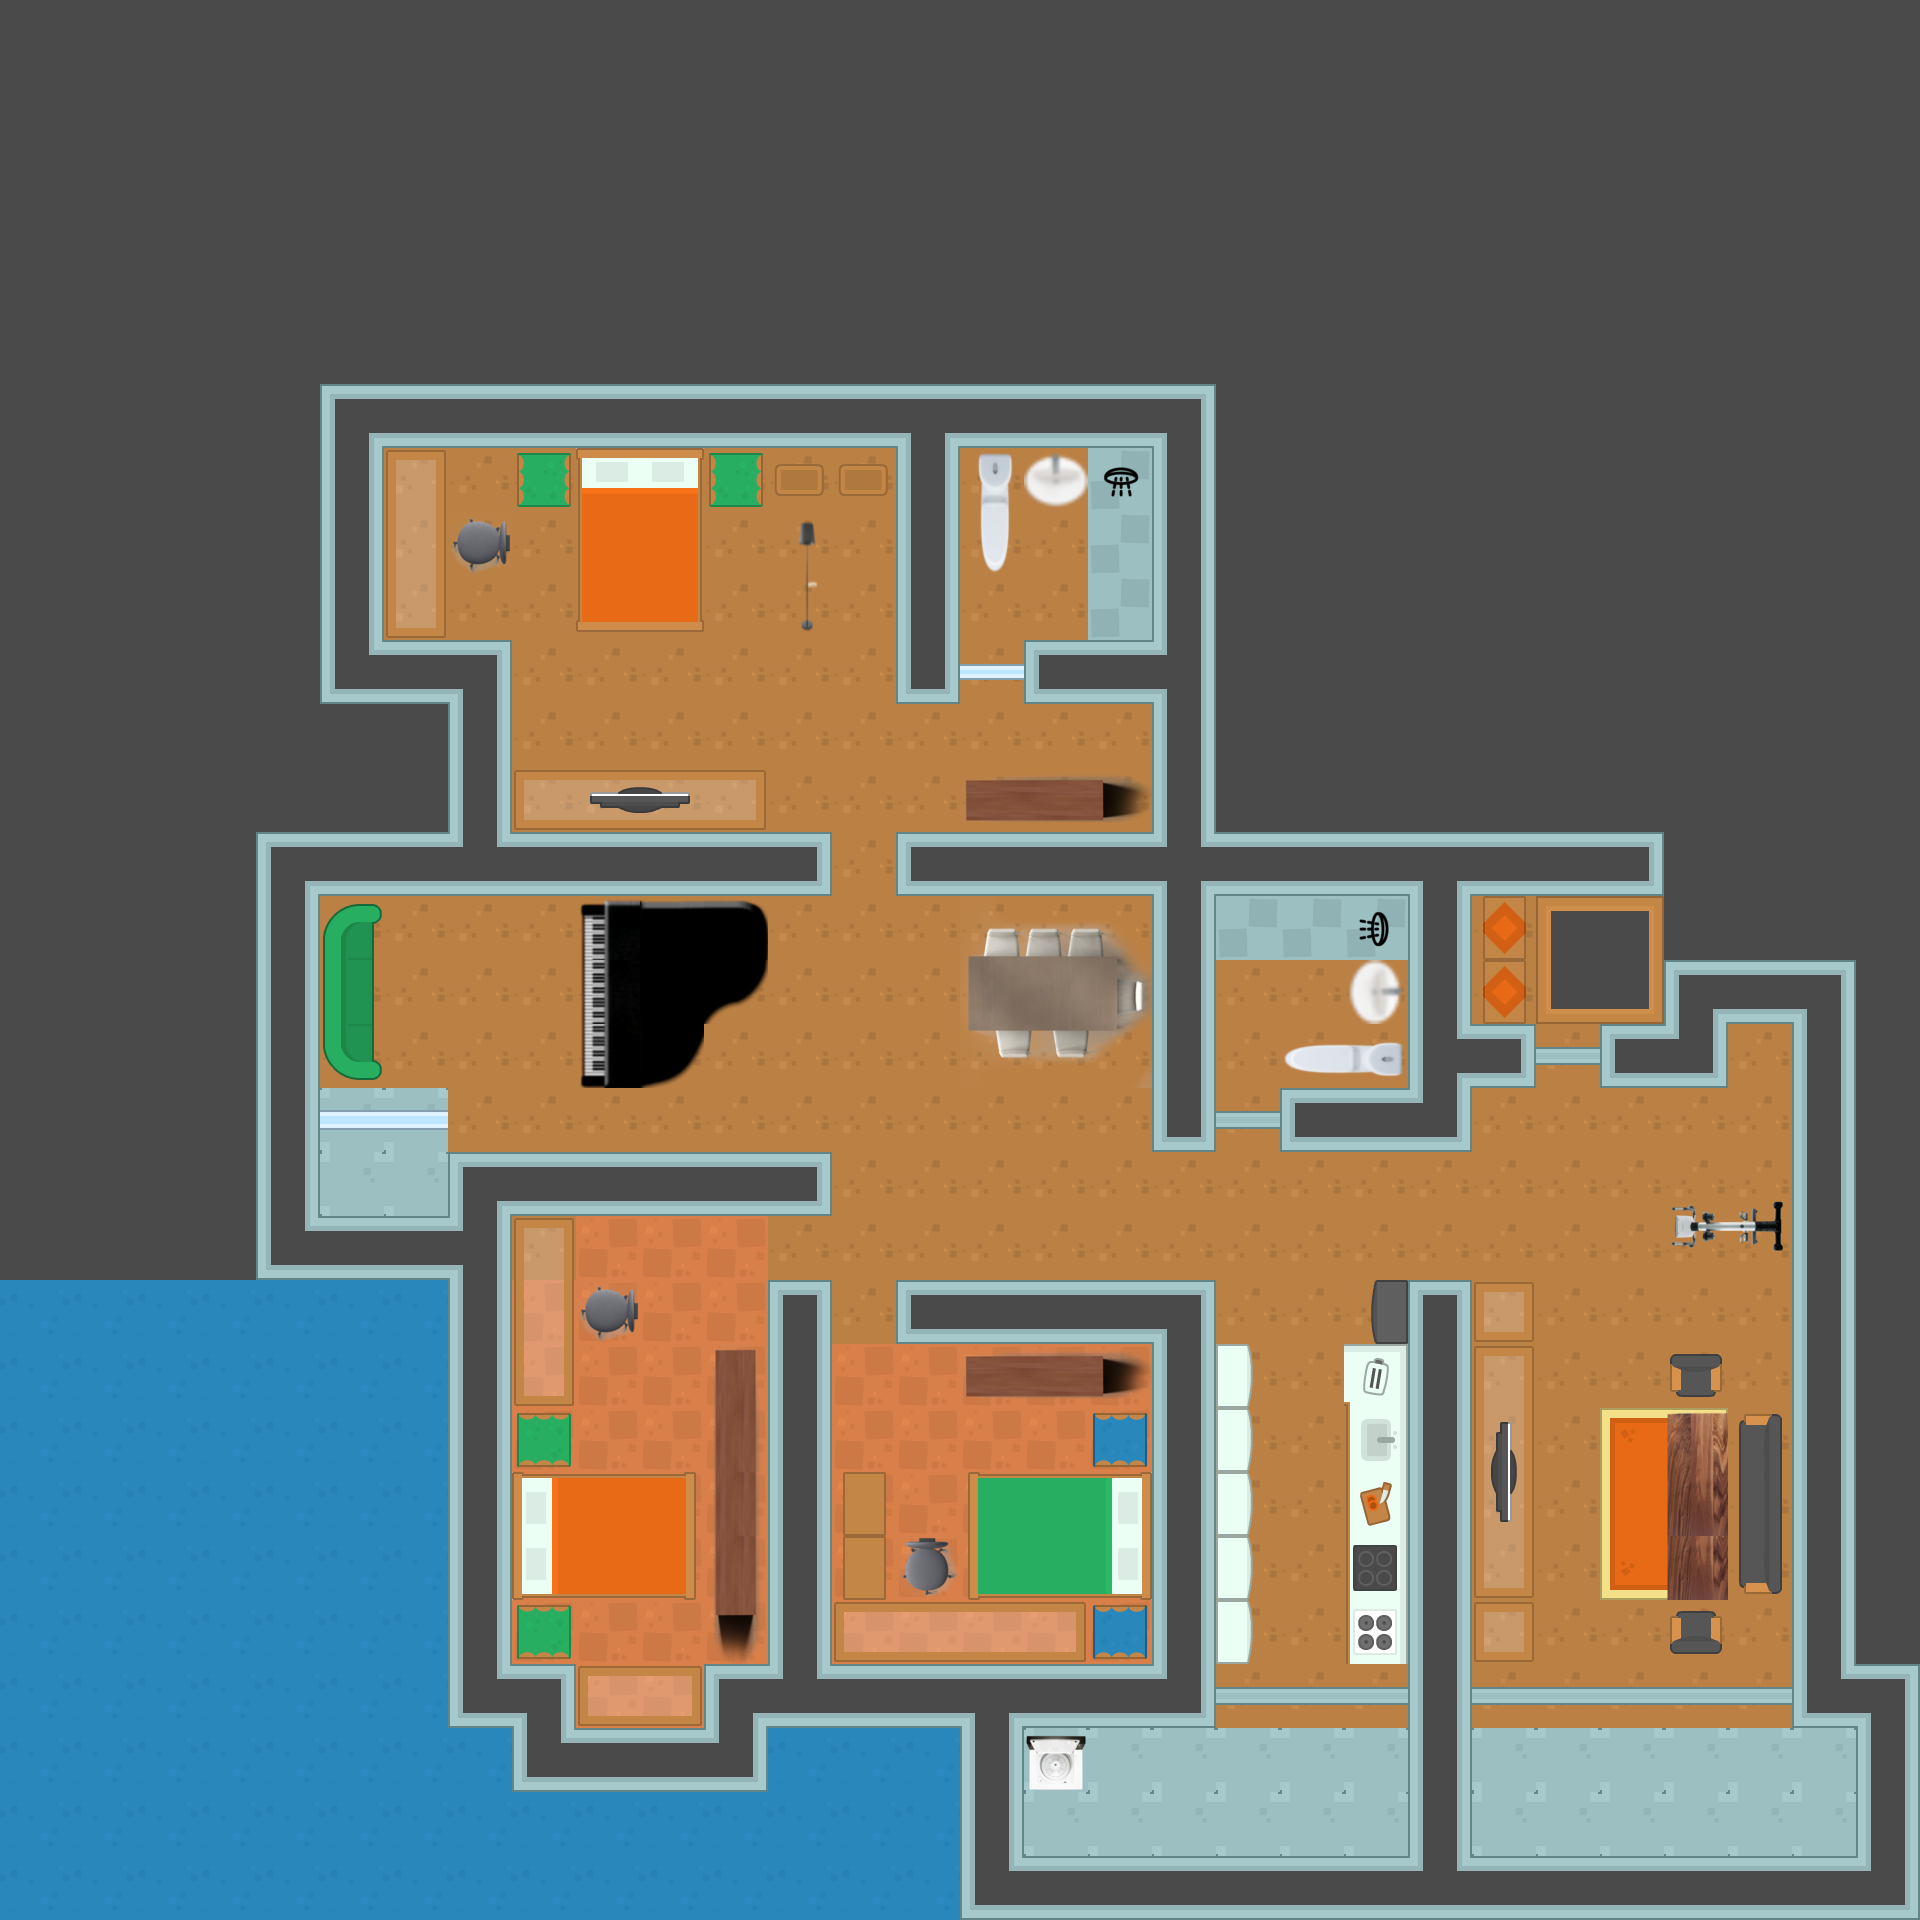

This is a level from a 2D game, rendered from its Tiled map with the project's own tilesets. A one-line summary and the map file follow, with tile-layer data summarised:
An orthogonal 30x30 tile map with 64x64 px tiles, 3 tile layers (Ground, wall, items), 21 tilesets and 686 objects (458x dirt, 152x Ddirt, 74x wall, player, battery).

<map version="1.2" tiledversion="1.2.1" orientation="orthogonal" renderorder="right-down" width="30" height="30" tilewidth="64" tileheight="64" infinite="0" nextlayerid="5" nextobjectid="820">
 <tileset firstgid="1" name="向下" tilewidth="64" tileheight="64" spacing="10" tilecount="540" columns="27">
  <image source="../img/向下.png" width="1988" height="1470" />
 </tileset>
 <tileset firstgid="541" name="sink (2)" tilewidth="64" tileheight="64" tilecount="1" columns="1">
  <image source="../img/sink (2).png" width="64" height="64" />
 </tileset>
 <tileset firstgid="542" name="spritesheetR" tilewidth="64" tileheight="64" spacing="10" tilecount="540" columns="20">
  <image source="../img/spritesheetR.png" width="1470" height="1988" />
 </tileset>
 <tileset firstgid="1082" name="sink_left" tilewidth="64" tileheight="64" spacing="10" tilecount="1" columns="1">
  <image source="../img/sink_left.png" width="64" height="64" />
 </tileset>
 <tileset firstgid="1083" name="piano" tilewidth="64" tileheight="64" spacing="10" tilecount="9" columns="3">
  <image source="../img/piano.png" width="218" height="218" />
 </tileset>
 <tileset firstgid="1092" name="toilet" tilewidth="64" tileheight="64" tilecount="2" columns="1">
  <image source="../img/toilet.png" width="70" height="128" />
 </tileset>
 <tileset firstgid="1094" name="toiletL" tilewidth="64" tileheight="64" tilecount="2" columns="2">
  <image source="../img/toiletL.png" width="128" height="70" />
 </tileset>
 <tileset firstgid="1096" name="WM" tilewidth="64" tileheight="64" tilecount="1" columns="1">
  <image source="../img/WM.png" width="64" height="64" />
 </tileset>
 <tileset firstgid="1097" name="wardrobe" tilewidth="64" tileheight="64" tilecount="3" columns="3">
  <image source="../img/wardrobe.png" width="192" height="64" />
 </tileset>
 <tileset firstgid="1100" name="wardrobeR" tilewidth="64" tileheight="64" tilecount="3" columns="1">
  <image source="../img/wardrobeR.png" width="64" height="192" />
 </tileset>
 <tileset firstgid="1103" name="dining1" tilewidth="64" tileheight="64" tilecount="9" columns="3">
  <image source="../img/dining1.png" width="192" height="192" />
 </tileset>
 <tileset firstgid="1112" name="table" tilewidth="64" tileheight="64" tilecount="2" columns="1">
  <image source="../img/table.png" width="120" height="180" />
 </tileset>
 <tileset firstgid="1114" name="chair" tilewidth="64" tileheight="64" tilecount="1" columns="1">
  <image source="../img/chair.png" width="64" height="64" />
 </tileset>
 <tileset firstgid="1115" name="chairL" tilewidth="64" tileheight="64" tilecount="1" columns="1">
  <image source="../img/chairL.png" width="64" height="64" />
 </tileset>
 <tileset firstgid="1116" name="train (1)" tilewidth="64" tileheight="64" tilecount="4" columns="2">
  <image source="../img/train (1).png" width="128" height="148" />
 </tileset>
 <tileset firstgid="1120" name="lamp1" tilewidth="64" tileheight="64" tilecount="2" columns="1">
  <image source="../img/lamp1.png" width="80" height="128" />
 </tileset>
 <tileset firstgid="1122" name="shower2" tilewidth="64" tileheight="64" tilecount="1" columns="1">
  <image source="../img/shower2.png" width="64" height="64" />
 </tileset>
 <tileset firstgid="1123" name="showeL" tilewidth="64" tileheight="64" tilecount="1" columns="1">
  <image source="../img/showeL.png" width="64" height="64" />
 </tileset>
 <tileset firstgid="1124" name="charge" tilewidth="64" tileheight="64" tilecount="1" columns="1">
  <image source="../img/charge.png" width="64" height="64" />
 </tileset>
 <tileset firstgid="1125" name="spritesheet_tilesO" tilewidth="64" tileheight="64" spacing="10" tilecount="540" columns="27">
  <image source="../img/spritesheet_tiles.png" width="1988" height="1470" />
 </tileset>
 <tileset firstgid="1665" name="spritesheet_tilesL" tilewidth="64" tileheight="64" spacing="10" tilecount="540" columns="20">
  <image source="../img/spritesheet_tilesL.png" width="1470" height="1988" />
 </tileset>
 <layer id="1" name="Ground" width="30" height="30">
  <data>[900 cells, 900 non-empty, 16 distinct tile ids]</data>
 </layer>
 <layer id="2" name="wall" width="30" height="30">
  <data>[900 cells, 213 non-empty, 45 distinct tile ids]</data>
 </layer>
 <layer id="3" name="items" width="30" height="30">
  <data>[900 cells, 90 non-empty, 78 distinct tile ids]</data>
 </layer>
 <objectgroup id="4" name="obstacle">
  <object id="1" name="wall" x="322" y="394" width="886" height="48" />
  <object id="2" name="wall" x="260" y="834" width="570" height="58" />
  <object id="3" name="wall" x="896" y="833" width="762" height="59" />
  <object id="4" name="wall" x="322" y="640" width="189.165" height="58" />
  <object id="5" name="wall" x="1026" y="641" width="182" height="60" />
  <object id="6" name="wall" x="454" y="1154" width="375" height="58" />
  <object id="7" name="wall" x="896" y="1284" width="316" height="57" />
  <object id="8" name="wall" x="260" y="1224" width="251" height="48" />
  <object id="9" name="wall" x="518" y="1734" width="232" height="48" />
  <object id="10" name="wall" x="716" y="1672" width="488" height="48" />
  <object id="11" name="wall" x="966" y="1864" width="946" height="48" />
  <object id="12" name="wall" x="1284" y="1098" width="184" height="53" />
  <object id="13" name="wall" x="1604" y="1020" width="120" height="65" />
  <object id="14" name="wall" x="1418" y="1034" width="186" height="53" />
  <object id="15" name="wall" x="1668" y="970" width="178" height="48" />
  <object id="16" name="wall" x="1800" y="1670" width="114" height="48" />
  <object id="17" name="wall" x="464" y="1674" width="112" height="48" />
  <object id="18" name="wall" x="1000" y="1352" width="96" height="48" />
  <object id="19" name="wall" x="966" y="1478" width="180" height="112" />
  <object id="20" name="wall" x="842" y="1470" width="42" height="190" />
  <object id="21" name="wall" x="898" y="1606" width="122" height="48" />
  <object id="22" name="wall" x="1088" y="1418" width="50" height="48" />
  <object id="23" name="wall" x="1092" y="1614" width="50" height="48" />
  <object id="24" name="wall" x="908" y="1552" width="40" height="36" />
  <object id="25" name="wall" x="598" y="1290" width="40" height="36" />
  <object id="26" name="wall" x="516" y="1478" width="180" height="112" />
  <object id="27" name="wall" x="524" y="1608" width="50" height="48" />
  <object id="28" name="wall" x="520" y="1222" width="50" height="250" />
  <object id="29" name="wall" x="458" y="1272" width="50" height="392" />
  <object id="30" name="wall" x="770" y="1284" width="58" height="394" />
  <object id="31" name="wall" x="1158" y="1338" width="50" height="324" />
  <object id="32" name="wall" x="1222" y="1346" width="26" height="318" />
  <object id="33" name="wall" x="1410" y="1283" width="121" height="375" />
  <object id="34" name="wall" x="1344" y="1343" width="54" height="317" />
  <object id="35" name="wall" x="1411" y="1661" width="59" height="201" />
  <object id="36" name="wall" x="1793" y="1022" width="57" height="654" />
  <object id="37" name="wall" x="1153" y="440" width="61" height="708" />
  <object id="38" name="wall" x="1414" y="894" width="50" height="138" />
  <object id="39" name="wall" x="256" y="886" width="50" height="330" />
  <object id="40" name="wall" x="322" y="896" width="57" height="188" />
  <object id="41" name="wall" x="452" y="1151" width="50" height="69" />
  <object id="42" name="wall" x="315" y="1111" width="134" height="16" />
  <object id="43" name="wall" x="326" y="448" width="122" height="196" />
  <object id="44" name="wall" x="898" y="440" width="58" height="265" />
  <object id="45" name="wall" x="462" y="524" width="40" height="36" />
  <object id="46" name="wall" x="518" y="462" width="50" height="48" />
  <object id="47" name="wall" x="706" y="458" width="182" height="48" />
  </objectgroup>
</map>
<!-- 639 of 686 objects omitted -->
